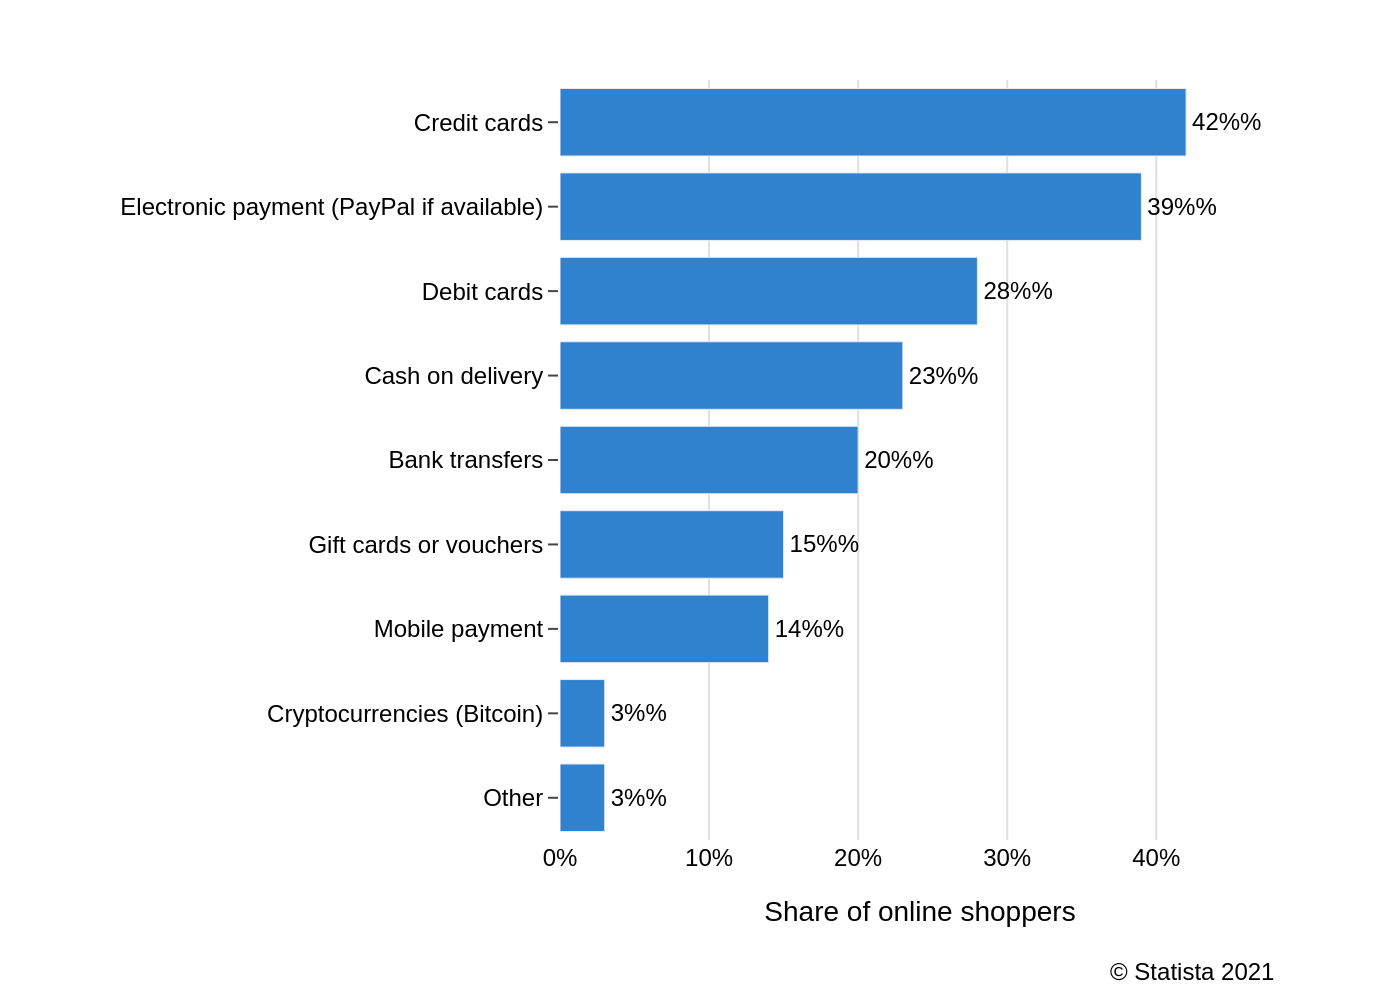

The Python source for this figure:
import sys
import json
import plotly.graph_objects as go
from pathlib import Path

# Check for the required command-line argument
if len(sys.argv) != 2:
    print(f"Usage: python {Path(__file__).name} <json_file_path>")
    sys.exit(1)

json_file_path = sys.argv[1]

# Read and parse the JSON file
try:
    with open(json_file_path, 'r', encoding='utf-8') as f:
        chart_details = json.load(f)
except FileNotFoundError:
    print(f"Error: The file '{json_file_path}' was not found.")
    sys.exit(1)
except json.JSONDecodeError:
    print(f"Error: Failed to decode JSON from '{json_file_path}'.")
    sys.exit(1)

# Extract data and text from the JSON object
chart_data = chart_details.get('chart_data', [])
texts = chart_details.get('texts', {})
colors = chart_details.get('colors', [])

# Prepare data for Plotly
categories = [item['category'] for item in chart_data]
values = [item['value'] for item in chart_data]

# Create the figure
fig = go.Figure()

# Add the horizontal bar trace
fig.add_trace(go.Bar(
    y=categories,
    x=values,
    orientation='h',
    marker=dict(color=colors[0]),
    hoverinfo='none'
))

# Style the text labels on the bars
fig.update_traces(
    texttemplate='%{x}%',
    textposition='outside',
    textfont=dict(family="Arial", size=12, color='black'),
    cliponaxis=False  # Prevents text from being clipped at the plot edge
)

# Configure the layout
fig.update_layout(
    font=dict(family="Arial", size=12, color='black'),
    plot_bgcolor='white',
    paper_bgcolor='white',
    showlegend=False,
    margin=dict(l=280, r=60, t=40, b=80),
    xaxis=dict(
        title_text=texts.get('x_axis_title'),
        ticksuffix='%',
        showgrid=True,
        gridcolor='#E0E0E0',
        zeroline=False,
        # Set range dynamically to provide space for 'outside' text
        range=[0, max(values) * 1.15]
    ),
    yaxis=dict(
        # 'reversed' ensures the first category in the list is at the top
        autorange='reversed',
        showgrid=False,
        zeroline=False,
        ticks='outside',
        ticklen=5
    ),
    annotations=[
        dict(
            text=texts.get('source', ''),
            showarrow=False,
            xref='paper',
            yref='paper',
            x=1,
            y=-0.15,
            xanchor='right',
            yanchor='top',
            align='right',
            font=dict(size=12)
        )
    ]
)

# Generate the output PNG file
base_filename = Path(json_file_path).stem
output_filename = f"{base_filename}.png"
fig.write_image(output_filename, scale=2)

print(f"Chart successfully generated and saved to {output_filename}")
